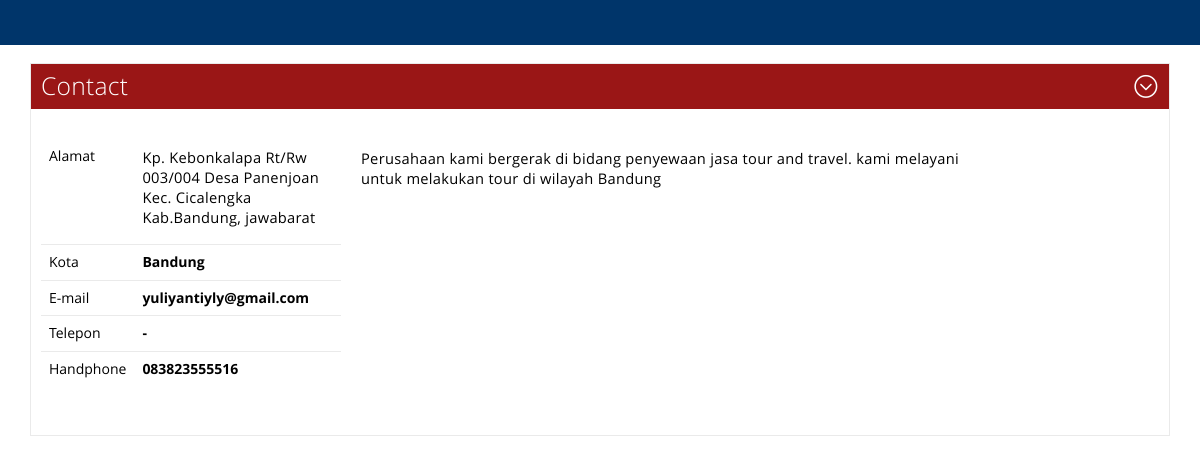
The page /contact.php on the database its author committed.
### tables this page shows
CREATE TABLE IF NOT EXISTS `contact` (
  `id` int(11) NOT NULL AUTO_INCREMENT,
  `alamat` text NOT NULL,
  `kota` varchar(20) NOT NULL,
  `no_hp` varchar(12) NOT NULL,
  `no_tlp` varchar(12) NOT NULL,
  `email` varchar(30) NOT NULL,
  `content` text NOT NULL,
  PRIMARY KEY (`id`)
);

### contact.php (the view, shortened to what this page needs)
<!DOCTYPE html>
<html>
<head>
	<link href="css/metro-bootstrap.css" rel="stylesheet">
    <link href="css/metro-bootstrap-responsive.css" rel="stylesheet">
    <link href="css/iconFont.css" rel="stylesheet">
    <link href="css/docs.css" rel="stylesheet">
</head>
<body class="metro">
	<header class="bg-darkCobalt" data-load="atasan.php"></header>
	<br />
    <div class="container">
        <div class="panel" data-role="panel">
            <div class="panel-header bg-darkRed fg-white">
				Contact
            </div>
            <div class="panel-content">
				<?php
					$comot=	mysql_query("SELECT * FROM contact LIMIT 1");
					$ngisi=	mysql_fetch_array($comot);
				?>
				<div class="grid">
				<div class="row">
					<div class="span4">
						<table class="table hovered">
							<tbody>
								<tr class=""><td>Alamat</td><td class="right"><?php echo $ngisi['alamat']; ?></td></tr>
								<tr class=""><td>Kota</td><td class="right"><strong><?php echo $ngisi['kota']; ?></strong></td></tr>
								<tr class=""><td>E-mail</td><td class="right"><strong><?php echo $ngisi['email']; ?></strong></td></tr>
								<tr class=""><td>Telepon</td><td class="right"><strong><?php echo $ngisi['no_tlp']; ?></strong></td></tr>
								<tr class=""><td>Handphone</td><td class="right"><strong><?php echo $ngisi['no_hp']; ?></strong></td></tr>
							</tbody>
						</table>
					</div>
					<div class="span8">
						<p><?php echo $ngisi['content']; ?></p>
					</div>
				</div>
				</div>
            </div>
        </div>
    </div>
    <br />
    <footer class="dark" data-load="bawahan.html"></footer>
</body>
</html>

### css/docs.css (style rules this page uses)
body { height: 100%; margin: 0; padding: 0; }
header { height: 45px; position: relative; }
footer { width: 100%; height: 25px; }

### rows shown on the page
contact: alamat "Kp. Kebonkalapa Rt/Rw 003/004 Desa Panenjoan Kec. Cicalengka Kab.Bandung, jawabarat", kota "Bandung", email "yuliyantiyly@gmail.com", no_tlp "-", no_hp "083823555516", content "Perusahaan kami bergerak di bidang penyewaan jasa tour and travel. kami melayani untuk melakukan tour di wilayah Bandung"
